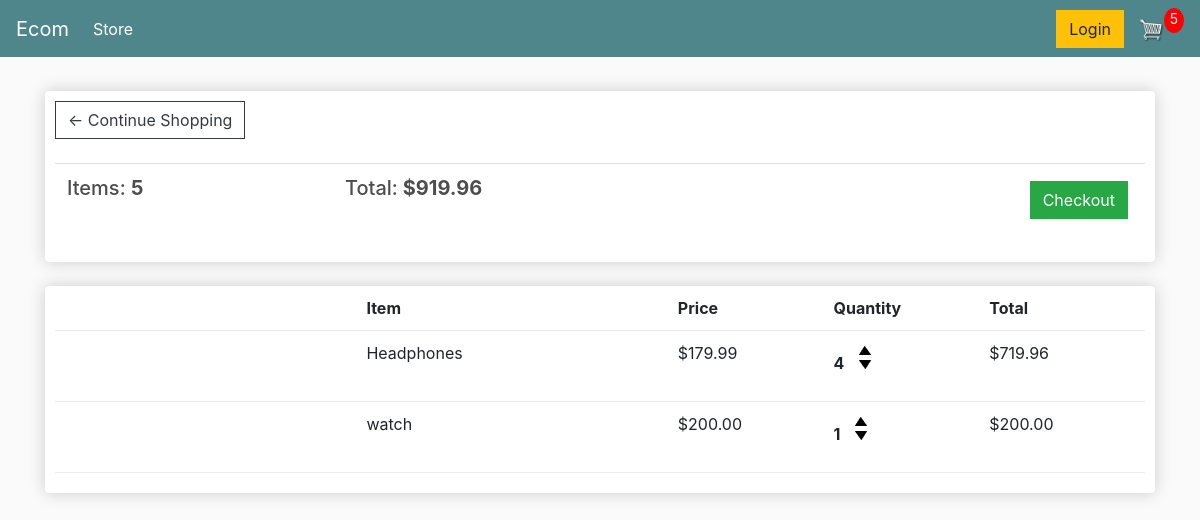
/cart/ (signed in), run on an earlier commit of the app's database.
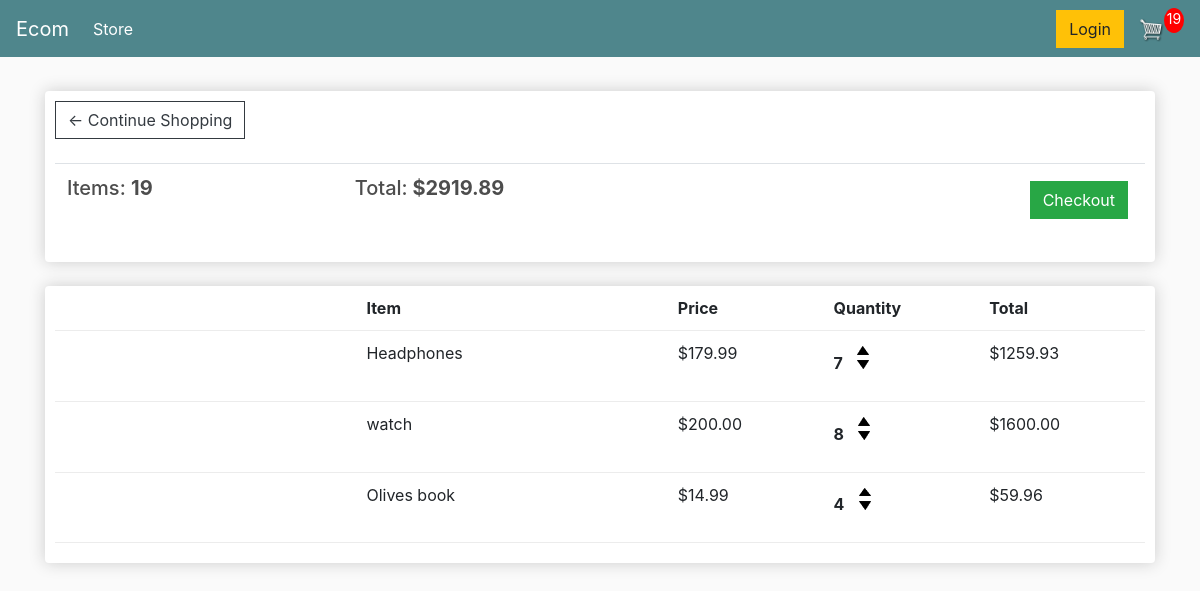
And on a later commit of the database.
### store/models.py (models this page shows, shortened)
class Order(models.Model):
    customer = models.ForeignKey(Customer, on_delete=models.SET_NULL, null=True, blank=True)
    date_ordered = models.DateTimeField(auto_now_add=True)
    complete = models.BooleanField(default=False)
    transaction_id = models.CharField(max_length=100, null=True)
    @property
    def get_cart_total(self):
        orderitems = self.orderitem_set.all()
        total = sum([item.get_total for item in orderitems])
        return total
    @property
    def get_cart_items(self):
        orderitems = self.orderitem_set.all()
        total = sum([item.quantity for item in orderitems])
        return total

class OrderItem(models.Model):
    product = models.ForeignKey(Product, on_delete=models.SET_NULL, null=True)
    order = models.ForeignKey(Order, on_delete=models.SET_NULL, null=True)
    quantity = models.IntegerField(default=0, null=True, blank=True)
    date_added = models.DateTimeField(auto_now_add=True)
    @property
    def get_total(self):
        total = self.product.price * self.quantity
        return total

class Product(models.Model):
    name = models.CharField(max_length=200)
    price = models.FloatField()
    digital = models.BooleanField(default=False, null=True, blank=True)
    image = models.ImageField(null=True, blank=True)
    @property
    def imageURL(self):
        try:
            url = self.image.url
        except:
            url = ''
        return url

### store/views.py (the view)
# urls.py: path('cart/', views.cart, name="cart"),
def cart(request):
	if request.user.is_authenticated:
		customer = request.user.customer
		order, created = Order.objects.get_or_create(customer=customer, complete=False)
		items = order.orderitem_set.all()
		cartItems = order.get_cart_items
	else:
		items = []
		order = {'get_cart_total':0, 'get_cart_items':0, 'shipping':False}
		cartItems = order['get_cart_items']
	context = {'items':items, 'order':order, 'cartItems':cartItems}
	return render(request, 'store/cart.html', context)

### store/templates/store/cart.html
{% extends 'store/main.html' %}
{% load static %}
{% block content %}
	<div class="row">
		<div class="col-lg-12">
			<div class="box-element">
				<a  class="btn btn-outline-dark" href="{% url 'store' %}">&#x2190; Continue Shopping</a>
				<br>
				<br>
				<table class="table">
					<tr>
						<th><h5>Items: <strong>{{order.get_cart_items}}</strong></h5></th>
						<th><h5>Total:<strong> ${{order.get_cart_total|floatformat:2}}</strong></h5></th>
						<th>
							<a  style="float:right; margin:5px;" class="btn btn-success" href="{% url 'checkout' %}">Checkout</a>
						</th>
					</tr>
				</table>
			</div>
			<br>
			<div class="box-element">
				<div class="cart-row">
					<div style="flex:2"></div>
					<div style="flex:2"><strong>Item</strong></div>
					<div style="flex:1"><strong>Price</strong></div>
					<div style="flex:1"><strong>Quantity</strong></div>
					<div style="flex:1"><strong>Total</strong></div>
				</div>
				{% for item in items %}
				<div class="cart-row">
					<div style="flex:2"><img class="row-image" src="{{item.product.imageURL}}"></div>
					<div style="flex:2"><p>{{item.product.name}}</p></div>
					<div style="flex:1"><p>${{item.product.price|floatformat:2}}</p></div>
					<div style="flex:1">
						<p class="quantity">{{item.quantity}}</p>
						<div class="quantity">
							<img data-product="{{item.product.id}}" data-action="add" class="chg-quantity update-cart" src="{% static  'images/arrow-up.png' %}">
							<img data-product="{{item.product.id}}" data-action="remove" class="chg-quantity update-cart" src="{% static  'images/arrow-down.png' %}">
						</div>
					</div>
					<div style="flex:1"><p>${{item.get_total|floatformat:2}}</p></div>
				</div>
				{% endfor %}
			</div>
		</div>
	</div>
{% endblock content %}

### store/templates/store/main.html (shortened to what this page needs)
<!DOCTYPE html>
{% load static %}
<html>
<head>
	<link rel="stylesheet" href="https://stackpath.bootstrapcdn.com/bootstrap/4.4.1/css/bootstrap.min.css">
	<link rel="stylesheet" type="text/css" href="{% static 'css/main.css' %}">
</head>
<body>
	<nav class="navbar navbar-expand-lg navbar-dark bg-dark">
	  <a class="navbar-brand" href="{% url 'store' %}">Ecom</a>
	  <div class="collapse navbar-collapse" id="navbarSupportedContent">
	    <ul class="navbar-nav mr-auto">
	      <li class="nav-item active">
	        <a class="nav-link" href="{% url 'store' %}">Store <span class="sr-only">(current)</span></a>
	      </li>
	    </ul>
	    <div class="form-inline my-2 my-lg-0">
	     	<a href="#"class="btn btn-warning">Login</a>
	     	<a href="{% url 'cart' %}">
	    		<img  id="cart-icon" src="{% static 'images/cart.png' %}">
	    	</a>
	    	<p id="cart-total">{{ cartItems }}</p>
	    </div>
	  </div>
	</nav>
     <div class="container">
        <br>
        {% block content %}
        {% endblock content %}
     </div>
</body>
</html>

### static/css/main.css (style rules this page uses)
body { background-color: hsl(0, 0%, 98%); }
h1,h2,h3,h4,h5,h6 { color:hsl(0, 0%, 30%); }
.box-element { box-shadow:hsl(0, 0%, 80%) 0 0 16px; background-color: #fff; border-radius: 4px; padding: 10px; }
.bg-dark { background-color: #4f868c!important; }
#cart-icon { width:25px; display: inline-block; margin-left: 15px; }
#cart-total { display: block; text-align: center; color:#fff; background-color: red; width: 20px; height: 25px; border-radius: 50%; font-size: 14px; }
.col-lg-4, .col-lg-6, .col-lg-8, .col-lg-12 { margin-top: 10px; }
.btn { border-radius: 0; }
.cart-row { display: flex; align-items: flex-stretch; padding-bottom: 10px; margin-bottom: 10px; border-bottom: 1px solid #ececec; }
.quantity { display: inline-block; font-weight: 700; padding-right:10px; }
.chg-quantity { width: 12px; cursor: pointer; display: block; margin-top: 5px; transition:.1s; }

What changed in the data, as far as the page shows it:
changed through a linked row, Order: get_cart_items "5" → "19"; get_cart_total "919.96" → "2919.89"
changed OrderItem "Headphones": quantity "4" → "7"; get_total "719.96" → "1259.93"
changed OrderItem "watch": quantity "1" → "8"; get_total "200.00" → "1600.00"
added OrderItem: product.name "Olives book", product.price "14.99", quantity "4", get_total "59.96"
Also different on the page:
{{ cartItems }}: "5" → "19"
